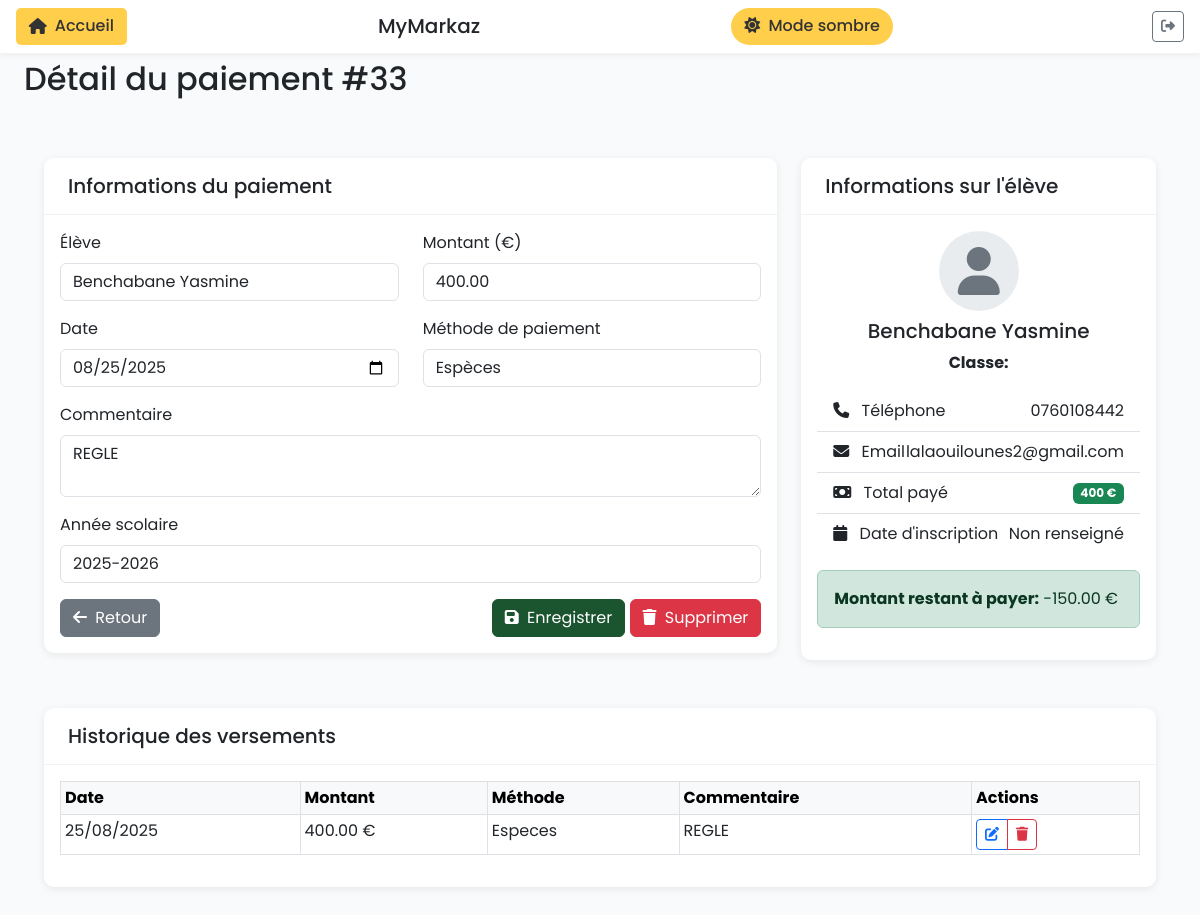
The page /paiements/33/ (signed in) on the database its author committed.
### ecole_app/models.py (models this page shows, shortened)
class SiteConfig(models.Model):
    key = models.CharField(max_length=50, unique=True)
    value = models.CharField(max_length=255, default='default')
    @classmethod
    def get_site_name(cls):
        site_config = cls.objects.filter(key='site_name').first()
        return site_config.value if site_config else 'École Markaz'
    class Meta:
        verbose_name = "Configuration du site"
        verbose_name_plural = "Configurations du site"

class Paiement(models.Model):
    METHODES = (
        ('especes', 'Espèces'),
        ('cheque', 'Chèque'),
        ('virement', 'Virement'),
        ('carte', 'Carte bancaire'),
    )
    composante = models.ForeignKey(Composante, on_delete=models.CASCADE, related_name='paiements', null=True, blank=True)
    eleve = models.ForeignKey(Eleve, on_delete=models.CASCADE, related_name='paiements')
    montant = models.DecimalField(max_digits=10, decimal_places=2)
    date = models.DateField(default=timezone.now)
    methode = models.CharField(max_length=20, choices=METHODES, default='especes')
    commentaire = models.TextField(blank=True)
    annee_scolaire = models.ForeignKey(AnneeScolaire, on_delete=models.SET_NULL, null=True, blank=True, related_name='paiements')
    date_creation = models.DateTimeField(auto_now_add=True)
    class Meta:
        verbose_name = "Paiement"
        verbose_name_plural = "Paiements"

class Eleve(models.Model):
    classes = models.ManyToManyField('Classe', related_name='eleves_multi', blank=True)  # Ajout pour multi-classes
    composante = models.ForeignKey(Composante, on_delete=models.CASCADE, related_name='eleves', null=True, blank=True)
    user = models.OneToOneField(User, on_delete=models.CASCADE, null=True, blank=True, related_name='eleve')
    nom = models.CharField(max_length=100)
    prenom = models.CharField(max_length=100, blank=True)
    prenom_pere = models.CharField(max_length=100, blank=True, null=True, help_text="Prénom du père")
    prenom_mere = models.CharField(max_length=100, blank=True, null=True, help_text="Prénom de la mère")
    mot_de_passe_en_clair = models.CharField(max_length=100, blank=True, null=True, help_text="Mot de passe en clair (non sécurisé)")
    classe = models.ForeignKey(Classe, on_delete=models.SET_NULL, null=True, related_name='eleves')
    creneaux = models.ManyToManyField(Creneau, related_name='eleves', blank=True)
    annee_scolaire = models.ForeignKey(AnneeScolaire, on_delete=models.SET_NULL, null=True, blank=True, related_name='eleves')
    date_naissance = models.DateField(null=True, blank=True)
    telephone = models.CharField(max_length=20, blank=True)
    telephone_secondaire = models.CharField(max_length=20, blank=True, null=True, help_text="Numéro de téléphone secondaire")
    adresse = models.TextField(blank=True)
    email = models.EmailField(blank=True)
    remarque = models.TextField(blank=True, null=True, help_text="Remarque libre sur l'élève")
    archive = models.BooleanField(default=False, help_text="Élève archivé")
    motif_archive = models.TextField(blank=True, null=True, help_text="Motif d'archivage")
    date_creation = models.DateTimeField(auto_now_add=True)
    montant_total = models.DecimalField(max_digits=10, decimal_places=2, default=200.00, help_text="Montant total à payer pour l'inscription")
    def __str__(self):
        return f"{self.nom} {self.prenom}".strip()
    @property
    def montant_paye(self):
        return self.paiements.aggregate(total=models.Sum('montant')).get('total') or 0
    @property
    def montant_restant(self):
        return self.montant_total - self.montant_paye
    class Meta:
        verbose_name = "Élève"
        verbose_name_plural = "Élèves"

class PaiementHistorique(models.Model):
    paiement = models.ForeignKey('Paiement', on_delete=models.CASCADE, related_name='historiques')
    montant = models.DecimalField(max_digits=10, decimal_places=2)
    date = models.DateField()
    methode = models.CharField(max_length=20)
    commentaire = models.TextField(blank=True)
    date_creation = models.DateTimeField(auto_now_add=True)
    class Meta:
        verbose_name = "Historique de paiement"
        verbose_name_plural = "Historiques de paiements"

### ecole_app/main_views.py (the view)
# urls.py: path('paiements/<int:paiement_id>/', main_views.detail_paiement, name='detail_paiement'),
@login_required
def detail_paiement(request, paiement_id):
    paiement = get_object_or_404(Paiement, id=paiement_id)
    autres_paiements = Paiement.objects.filter(eleve=paiement.eleve).exclude(id=paiement_id).order_by('-date')
    if request.method == 'POST':
        form = PaiementForm(request.POST, instance=paiement, request=request)
        if form.is_valid():
            form.save()
            messages.success(request, 'Le paiement a été modifié avec succès !')
            return redirect('detail_paiement', paiement_id=paiement.id)
        else:
            messages.error(request, 'Veuillez corriger les erreurs dans le formulaire.')
    else:
        form = PaiementForm(instance=paiement, request=request)
    total_paiements = Paiement.objects.filter(eleve=paiement.eleve).aggregate(Sum('montant'))['montant__sum'] or 0
    historiques = paiement.historiques.order_by('date', 'date_creation')
    context = {
        'paiement': paiement,
        'form': form,
        'autres_paiements': autres_paiements,
        'total_paiements': total_paiements,
        'historiques': historiques,
    }
    return render(request, 'ecole_app/paiements/detail.html', context)

### ecole_app/templates/ecole_app/paiements/detail.html (shortened to what this page needs)
{% extends 'ecole_app/base.html' %}
{% block page_title %}Détail du paiement #{{ paiement.id }}{% endblock %}
{% block content %}
<div class="row">
    <div class="col-md-8">
        <div class="card mb-4">
            <div class="card-header">
                <h5 class="card-title mb-0">Informations du paiement</h5>
            </div>
            <div class="card-body">
                <form method="post">
                    <div class="row mb-3">
                        <div class="col-md-6">
                            <label for="{{ form.eleve.id_for_label }}" class="form-label">Élève</label>
                            {{ form.eleve }}
                        </div>
                        <div class="col-md-6">
                            <label for="{{ form.montant.id_for_label }}" class="form-label">Montant (€)</label>
                            {{ form.montant }}
                        </div>
                    </div>
                    <div class="row mb-3">
                        <div class="col-md-6">
                            <label for="{{ form.date.id_for_label }}" class="form-label">Date</label>
                            {{ form.date }}
                        </div>
                        <div class="col-md-6">
                            <label for="{{ form.methode.id_for_label }}" class="form-label">Méthode de paiement</label>
                            {{ form.methode }}
                        </div>
                    </div>
                    <div class="mb-3">
                        <label for="{{ form.commentaire.id_for_label }}" class="form-label">Commentaire</label>
                        {{ form.commentaire }}
                    </div>
                    <div class="mb-3">
                        <label for="{{ form.annee_scolaire.id_for_label }}" class="form-label">Année scolaire</label>
                        {{ form.annee_scolaire }}
                    </div>
                    <div class="d-flex justify-content-between">
                        <a href="{% url 'liste_paiements' %}" class="btn btn-secondary">
                            <i class="fas fa-arrow-left me-1"></i> Retour
                        </a>
                        <div>
                            <button type="submit" class="btn btn-primary">
                                <i class="fas fa-save me-1"></i> Enregistrer
                            </button>
                            <button type="button" class="btn btn-danger" data-bs-toggle="modal" data-bs-target="#deleteModal">
                                <i class="fas fa-trash me-1"></i> Supprimer
                            </button>
                        </div>
                    </div>
                </form>
            </div>
        </div>
    </div>
    <div class="col-md-4">
        <div class="card mb-4">
            <div class="card-header">
                <h5 class="card-title mb-0">Informations sur l'élève</h5>
            </div>
            <div class="card-body">
                {% if paiement.eleve %}
                <div class="text-center mb-3">
                    <div class="avatar-placeholder mb-2" aria-hidden="true">
                        <i class="fas fa-user fa-3x"></i>
                    </div>
                    <h5>{{ paiement.eleve.nom }} {{ paiement.eleve.prenom }}</h5>
                    <ul class="list-unstyled"><li class="mb-2"><strong>Classe:</strong> </li></ul>
                </div>
                <ul class="list-group list-group-flush"><li class="list-group-item d-flex justify-content-between align-items-center">
                        <span><i class="fas fa-phone me-2"></i> Téléphone</span>
                        <span>{{ paiement.eleve.telephone|default:"Non renseigné" }}</span>
                    </li><li class="list-group-item d-flex justify-content-between align-items-center">
                        <span><i class="fas fa-envelope me-2"></i> Email</span>
                        <span>{{ paiement.eleve.email|default:"Non renseigné" }}</span>
                    </li><li class="list-group-item d-flex justify-content-between align-items-center">
                        <span><i class="fas fa-money-bill me-2"></i> Total payé</span>
                        <span class="badge bg-success">{{ total_paiements }} €</span>
                    </li><li class="list-group-item d-flex justify-content-between align-items-center">
                        <span><i class="fas fa-calendar me-2"></i> Date d'inscription</span>
                        <span>{{ paiement.eleve.date_inscription|date:"d/m/Y"|default:"Non renseigné" }}</span>
                    </li></ul>
                <div class="mt-3">
                    <div class="alert {% if paiement.eleve.montant_restant > 0 %}alert-warning{% else %}alert-success{% endif %}">
                        <strong>Montant restant à payer:</strong> {{ paiement.eleve.montant_restant }} €
                    </div>
                </div>
                {% else %}
                <p class="text-center text-muted">Aucun élève associé à ce paiement</p>
                {% endif %}
            </div>
        </div>
    </div>
</div>
<div class="card mt-4">
    <div class="card-header">
        <h5 class="card-title mb-0">Historique des versements</h5>
    </div>
    <div class="card-body">
        {% if historiques and historiques|length > 0 %}
        <div class="table-responsive">
            <table class="table table-bordered table-sm">
                <thead class="table-light">
                    <tr>
                        <th>Date</th>
                        <th>Montant</th>
                        <th>Méthode</th>
                        <th>Commentaire</th>
                        <th>Actions</th>
                    </tr>
                </thead>
                <tbody>
                    {% for h in historiques %}
                    <tr>
                        <td>{{ h.date|date:"d/m/Y" }}</td>
                        <td>{{ h.montant }} €</td>
                        <td>{{ h.methode|title }}</td>
                        <td>{{ h.commentaire|default:"-" }}</td>
                        <td>
                            <div class="btn-group btn-group-sm">
                                <a href="{% url 'modifier_historique_paiement' h.id %}" class="btn btn-outline-primary" title="Modifier">
                                    <i class="fas fa-edit"></i>
                                </a>
                                <button type="button" class="btn btn-outline-danger" data-bs-toggle="modal" data-bs-target="#deleteHistoriqueModal{{ h.id }}" title="Supprimer">
                                    <i class="fas fa-trash"></i>
                                </button>
                            </div>
                        </td>
                    </tr>
                    {% endfor %}
                </tbody>
            </table>
        </div>
        {% else %}
        <p class="text-muted">Aucun versement enregistré pour ce paiement.</p>
        {% endif %}
    </div>
</div>
{% endblock %}

### ecole_app/templates/ecole_app/base.html (shortened to what this page needs)
<!DOCTYPE html>
<html lang="fr">
<head>
    <link href="https://cdn.jsdelivr.net/npm/bootstrap@5.3.0/dist/css/bootstrap.min.css" rel="stylesheet">
    <link rel="stylesheet" href="https://cdnjs.cloudflare.com/ajax/libs/font-awesome/6.4.0/css/all.min.css">
    {% load static %}
    <link href="{% static 'ecole_app/css/composante.css' %}" rel="stylesheet">
    <link href="{% static 'ecole_app/css/custom-styles.css' %}" rel="stylesheet">
</head>
<body>
    <div class="top-nav fixed-top">
        {% if request.user.professeur %}
        <a href="{% url 'dashboard_professeur' %}" class="back-button">
            <i class="fas fa-home"></i> Accueil
        </a>
        {% elif request.user.eleve %}
        <a href="{% url 'dashboard_eleve' %}" class="back-button">
            <i class="fas fa-home"></i> Accueil
        </a>
        {% else %}
        <a href="{% url 'dashboard' %}" class="back-button">
            <i class="fas fa-home"></i> Accueil
        </a>
        {% endif %}
        <h5 class="mb-0 d-flex align-items-center" style="gap: 0.5rem;">
            {{ site_name }}
        </h5>
        <button class="mode-toggle" id="toggleDarkMode">
            <i class="fas fa-sun me-1"></i> Mode sombre
        </button>
        {% if request.user.is_authenticated %}
        <a href="{% url 'logout' %}" class="btn btn-sm btn-outline-secondary ms-2" title="Déconnexion">
            <i class="fas fa-sign-out-alt"></i>
        </a>
        {% endif %}
    </div>
    <div class="container-fluid">
        <div class="row">
            <main class="col-12 px-md-4 main-content">
                <div class="dashboard-header">
                    <h2>{% block page_title %}{% endblock %}</h2>
                </div>
                <div class="content">
                    {% block content %}{% endblock %}
                </div>
            </main>
        </div>
    </div>
    <link rel="stylesheet" type="text/css" href="https://cdn.datatables.net/1.10.24/css/dataTables.bootstrap5.min.css">
</body>
</html>

### rows shown on the page
SiteConfig: value "MyMarkaz"
Paiement: id "33", eleve "Benchabane Yasmine", montant "400.00", date "08/25/2025", methode "Espèces", commentaire "REGLE", annee_scolaire "2025-2026", eleve.nom "Benchabane", eleve.prenom "Yasmine", eleve.telephone "0760108442", eleve.email "lalaouilounes2@gmail.com", eleve.date_inscription "Non renseigné", eleve.montant_restant "-150.00"
PaiementHistorique: date "25/08/2025", montant "400.00", methode "Especes", commentaire "REGLE"

### other values the page prints
{{ total_paiements }} "400"
